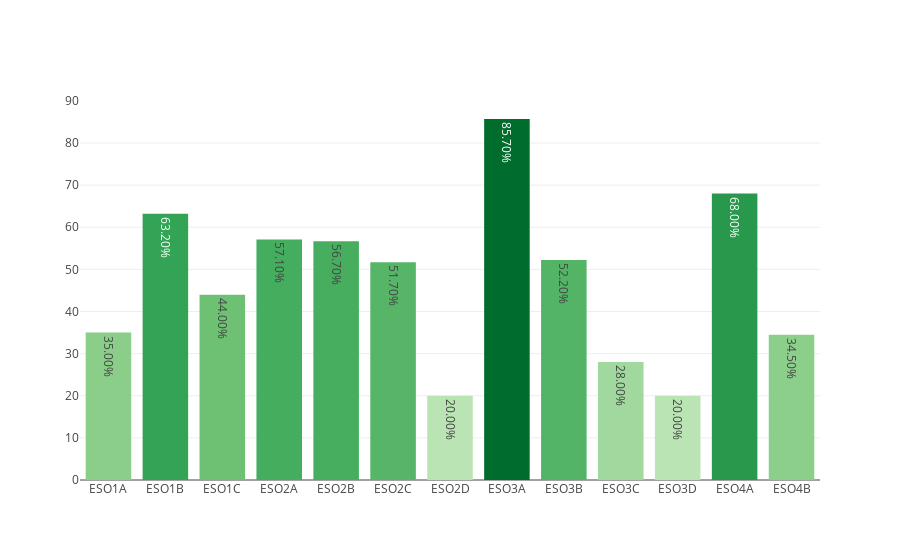

This figure's notebook cell:
### Markdown cell above
## ESO

### Code cell
dfc_ESO = loaders.get_data_by_stages(dfc, 'ESO')
myplotly.bar_simple(dfc_ESO.index, dfc_ESO['éxito'])

### Figure 1 — Plotly figure (JSON) as saved in the notebook; plotly's stock layout.template omitted (floating-point values rounded to 4 significant figures)
{"data": [{"hoverinfo": "x+text", "marker": {"color": [35, 63.2, 44, 57.1, 56.7, 51.7, 20, 85.7, 52.2, 28, 20, 68, 34.5], "colorscale": [[0, "rgb(186,228,179)"], [0.3333, "rgb(116,196,118)"], [0.6667, "rgb(49,163,84)"], [1, "rgb(0,109,44)"]]}, "text": ["35.00%", "63.20%", "44.00%", "57.10%", "56.70%", "51.70%", "20.00%", "85.70%", "52.20%", "28.00%", "20.00%", "68.00%", "34.50%"], "type": "bar", "uid": "9d0e8177-35ed-414b-ad1c-1588dd2e6281", "x": ["ESO1A", "ESO1B", "ESO1C", "ESO2A", "ESO2B", "ESO2C", "ESO2D", "ESO3A", "ESO3B", "ESO3C", "ESO3D", "ESO4A", "ESO4B"], "y": [35, 63.2, 44, 57.1, 56.7, 51.7, 20, 85.7, 52.2, 28, 20, 68, 34.5]}], "layout": {"title": {"text": ""}}}
